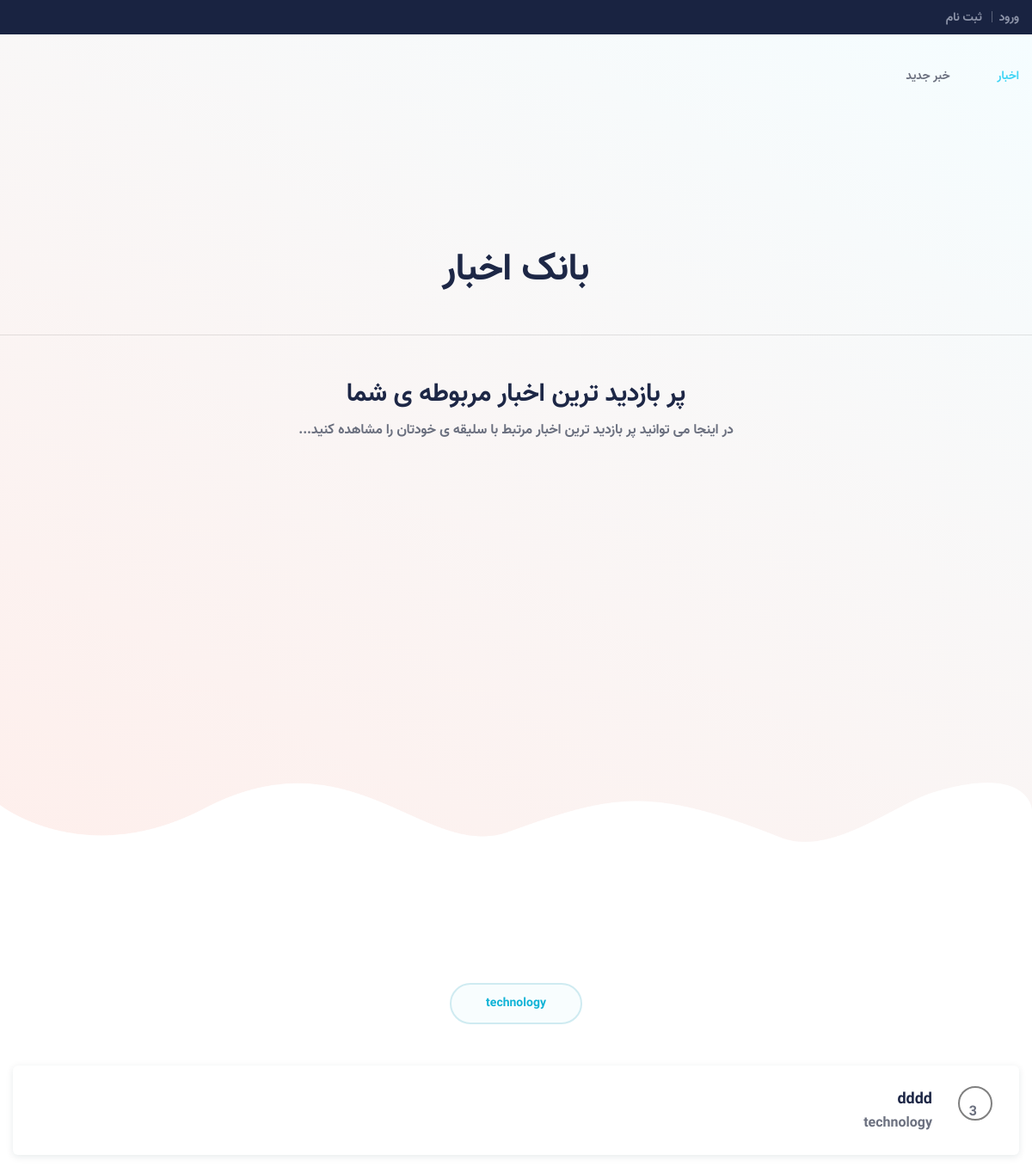
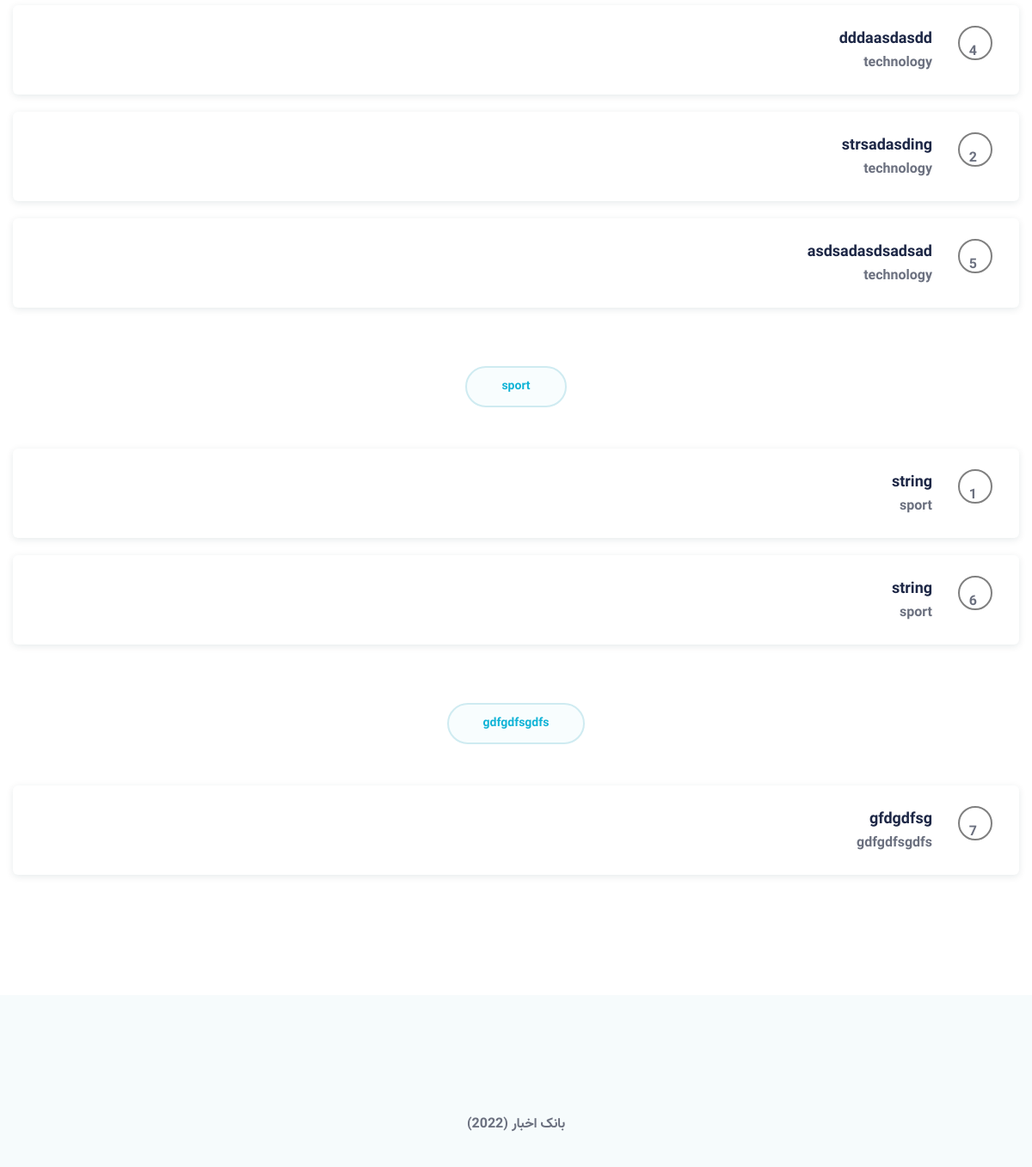
The page / on the database its author committed (2 pictures, top to bottom).
### models.py (models this page shows)
class Item(Base):
    __tablename__ = "items"
    id = Column(Integer, primary_key=True, index=True)
    title = Column(String, index=True)
    body = Column(String)
    view_counter = Column(Integer)
    description = Column(String, index=True)
    item_class = Column(String)

### main.py (the view)
@app.get("/")
async def get_home(request: Request, db: Session = Depends(get_db)):
    news = crud.get_items(db)
    for i in range(len(news)):
        for j in range(i + 1, len(news)):
            if news[i].view_counter < news[j].view_counter:
                temp = news[i]
                news[i] = news[j]
                news[j] = temp
    classified = {}
    for n in news:
        if not n.item_class in classified:
            classified[n.item_class] = []
        classified[n.item_class].append(n)
    return templates.TemplateResponse("index.html", {"request": request, "news": classified})

### templates/index.html
{% extends 'layout.html' %}
{% block content %}
    <div class="header_top">
        <div class="container">
            <div class="row">
                <div class="col-lg-12">
                    <ul class="menu right-menu list-unstyled" style="float: right">
                        {% if not user %}
                            <li><a href="/login">ورود</a></li>
                            <li><a href="/register">ثبت نام</a></li>
                        {% else %}
                            <li> سلام {{ user.email }} </li>
                        {% endif %}
                    </ul>
                </div>
            </div>
        </div>
    </div>
    {% include 'nav.html' %}
    <section class="docly-banner-support">
        <div class="banner-content text-center">
            <div class="banner-content-wrapper my-5">
                <h1 class="banner-title wow fadeInUp">بانک اخبار</h1>
            </div>
            <hr />
            <div class="mt-5 section_title text-center">
                <h2 class="h_title wow fadeInUp">
                    پر بازدید ترین اخبار مربوطه ی شما
                </h2>
                <p class="wow fadeInUp" data-wow-delay="0.3s">
                    در اینجا می توانید پر بازدید ترین اخبار مرتبط با سلیقه ی خودتان را مشاهده کنید...
                </p>
            </div>
        </div>
        <div class="bottom-shape">
            <img src="{{ url_for('static', path='img/banner-bottom-shape.png') }}" alt="banner">
        </div>
    </section>
    <section class="community-posts-area">
        <div class="container">
            {% for news_class in news %}
                <div class="button-container text-center">
                    <span class="my-5 doc_border_btn btn-round border-light all_doc_btn wow fadeInUp animated">
                        {{ news_class }}
                    </span>
                </div>
                <div class="community-posts-wrapper">
                    {% for item in news[news_class] %}
                        <div class="community-post wow fadeInUp" data-wow-delay="0.5s">
                            <div class="post-content">
                                <p class="author-avatar p-3" style="border-radius: 50%; border: 2px solid grey;">
                                    {{ item.id }}
                                </p>
                                <div class="entry-content">
                                    <h3 class="post-title"><a href="news/{{item.id}}">{{ item.title }}</a></h3>
                                    <p>{{ news_class }}</p>
                                </div>
                            </div>
                        </div>
                    {% endfor %}
                </div>
            {% endfor %}
        </div>
    </section>
{% endblock %}

### templates/layout.html (shortened to what this page needs)
<!doctype html>
<html lang="en" dir="rtl">
<head>
    <link rel="stylesheet" href="{{ url_for('static', path='assets/bootstrap/css/bootstrap.min.css') }}">
    <link rel="stylesheet" href="{{ url_for('static', path='assets/slick/slick.css') }}">
    <link rel="stylesheet" href="{{ url_for('static', path='assets/slick/slick-theme.css') }}">
    <link rel="stylesheet" href="{{ url_for('static', path='assets/elagent-icon/style.css') }}">
    <link rel="stylesheet" href="{{ url_for('static', path='assets/font-awesome/css/all.css') }}">
    <link rel="stylesheet" href="{{ url_for('static', path='assets/animation/animate.css') }}">
    <link rel="stylesheet" href="{{ url_for('static', path='css/style.css') }}">
    <link rel="stylesheet" href="{{ url_for('static', path='css/responsive.css') }}">
    <link rel="stylesheet" href="{{ url_for('static', path='css/rtl.css') }}">
</head>
<body data-scroll-animation="true">
    <div class="body_wrapper">
        {% block content %}
        {% endblock %}
        <footer class="footer_area f_bg_color">
            <div class="footer_bottom text-center">
                <div class="container">
                    <p>بانک اخبار (2022)</p>
                </div>
            </div>
        </footer>
    </div>
</body>
</html>

### templates/nav.html (shortened to what this page needs)
<nav class="navbar navbar-expand-lg menu_one mt-40 menu_logo_change" id="sticky">
    <div class="container">
        <div class="collapse navbar-collapse" id="navbarSupportedContent">
            <ul class="navbar-nav menu ml-auto dk_menu w-100">
                <li class="nav-item dropdown submenu active">
                    <a href="/" class="nav-link" role="button" aria-haspopup="true">اخبار</a>
                </li>
                {% if True %}
                    <li class="nav-item dropdown submenu">
                        <a class="nav-link dropdown-toggle" href="/+" role="button" aria-expanded="false">
                            خبر جدید
                        </a>
                    </li>
                {% endif %}
            </ul>
        </div>
    </div>
</nav>

### static/css/responsive.css (style rules this page uses)
@media (max-width:1500px) { .footer_bottom { padding: 38px 0; } }

### static/css/rtl.css (style rules this page uses)
.doc_features_item_one img, .documentation_item .icon, .theme_doc_item img, .doc_action_info .media img, .community-post .post-content .author-avatar { margin-right: 0px; margin-left: 30px; }
.doc_features_item_one .media-body, .doc_tag_item, .documentation_tab_pane, .faq_tab_pane, .doc_faq_info .card .card-header h2 button, .action_text, .f_widget, .categories_guide_item, .theme_doc_item, .fact_navigation_info, .doc_action_info .media .media-body, .community-post, .doc_left_sidebarlist, .documentation_info, .doc_rightsidebar, .bootstrap-select .dropdown-toggle .filter-option, .simple_footer .col-sm-6, .nice-select .option, .shortcode_info, .toggle_btn, .shortcode_title, .typography_area, code[class*="language-"], pre[class*="language-"], blockquote, .blog_link_post, .simple_footer p, .nav_btn { text-align: right; }
.tag_list, ul { padding-right: 0px; }
.docly-banner-support .banner-content-wrapper .banner-search-form button, .header_top .right-menu li { padding-left: 20px; padding-right: 0px; }
.header_top .right-menu li:last-child { padding-left: 0px; }
.header_top .right-menu li::after { margin: 0 8px 0px 15px; }
.header_top .menu li, .community-post .post-meta-wrapper .post-meta-info li:not(:last-child) { margin-right: 0px; margin-left: 50px; }
.header_top .menu li:last-child, .header_top .right-menu li { margin-left: 0px; }
.menu > .nav-item + .nav-item { margin-left: 0; margin-right: 55px; }
.navbar-nav.menu.ml-auto { margin-left: 0 !important; margin-right: auto !important; }

### rows shown on the page
Item: item_class "technology", id "3", title "dddd"
Item: id "4", title "dddaasdasdd"
Item: id "2", title "strsadasding"
Item: id "5", title "asdsadasdsadsad"
Item: item_class "sport", id "1", title "string"
Item: id "6", title "string"
Item: item_class "gdfgdfsgdfs", id "7", title "gfdgdfsg"
